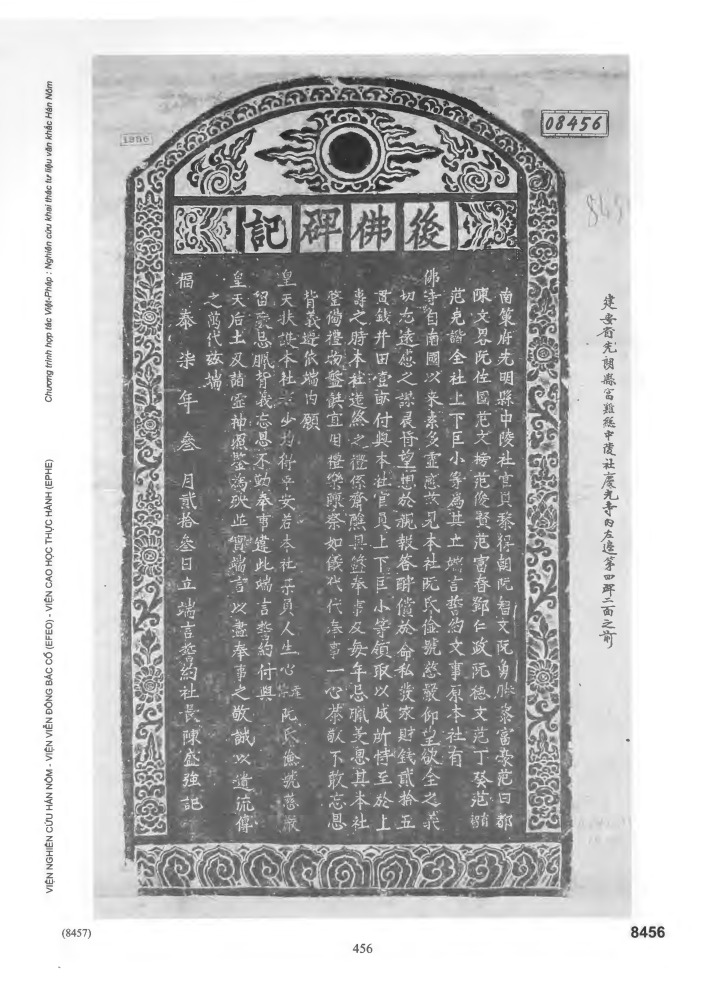
#> input picture courses/nlp/png/T09_08456.png, 4962 x 7018 px (shown at 1/7 size); its folder holds 4 pictures in this run
$ python rescale_img.py
#> lines starting #> are read from the running program, lines starting #| are printed output that depends on the picture
# %%

import os
from PIL import Image


def resize_image(image_path, max_size=1000, output_file=None):
#> called with image_path = '../png/T09_08456.png', max_size = 1000
    with Image.open(image_path) as img:
#> img is the input picture: PIL image 4962x7018 RGB; min 21, max 255, mean 182.4
        width, height = img.size
#> width = 4962; height = 7018
        total_size = width + height
#> total_size = 11980

        if total_size > max_size:
            scale_factor = max_size / total_size
#> scale_factor = 0.0835
            new_width = int(width * scale_factor)
#> new_width = 414
            new_height = int(height * scale_factor)
#> new_height = 585
            img = img.resize((new_width, new_height), Image.LANCZOS)
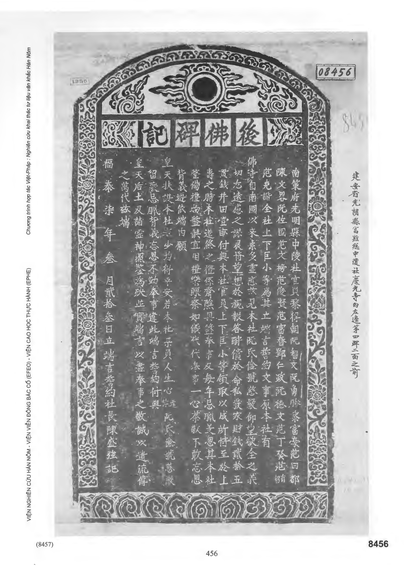
#> img: PIL image 414x585 RGB; min 20, max 255, mean 182.4
            img.save(image_path)
            print(f"Resized image '{image_path}' to {new_width}x{new_height}")
#| Resized image '../png/T09_08456.png' to 414x585

            if output_file:
                output_file.write(f"{os.path.basename(image_path)}\n")
        else:
            print(f"Image '{image_path}' does not need resizing.")


def process_images_in_directory(directory_path, output_txt_path):
    with open(output_txt_path, "w") as output_file:
        for filename in os.listdir(directory_path):
            if filename.lower().endswith(("png", "jpg", "jpeg", "bmp", "gif")):
                image_path = os.path.join(directory_path, filename)
                resize_image(image_path, output_file=output_file)
#> pass 2 of the loop in process_images_in_directory, `for filename in os.listdir(directory_path):`:
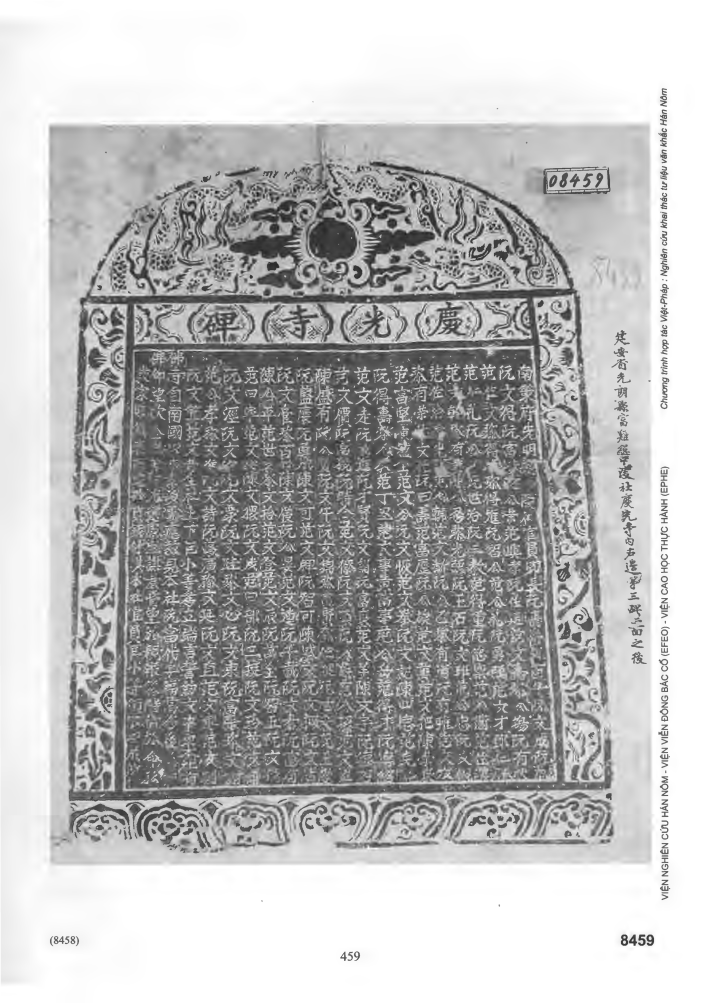
#> input picture courses/nlp/png/T09_08459.png, 4962 x 7018 px (shown at 1/7 size)
#> in resize_image, img is the input picture: PIL image 4962x7018 RGB; min 10, max 255, mean 186.4
#> in resize_image (call 2), `img = img.resize((new_width, new_height), Image.LANCZOS)`:
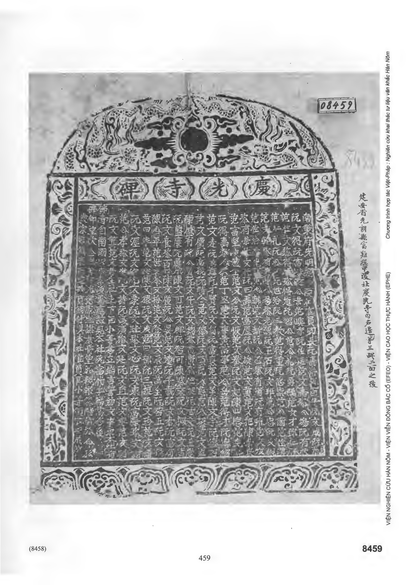
#> img: PIL image 414x585 RGB; min 18, max 255, mean 186.4
#| Resized image '../png/T09_08459.png' to 414x585
#> pass 3 of the loop in process_images_in_directory, `for filename in os.listdir(directory_path):`:
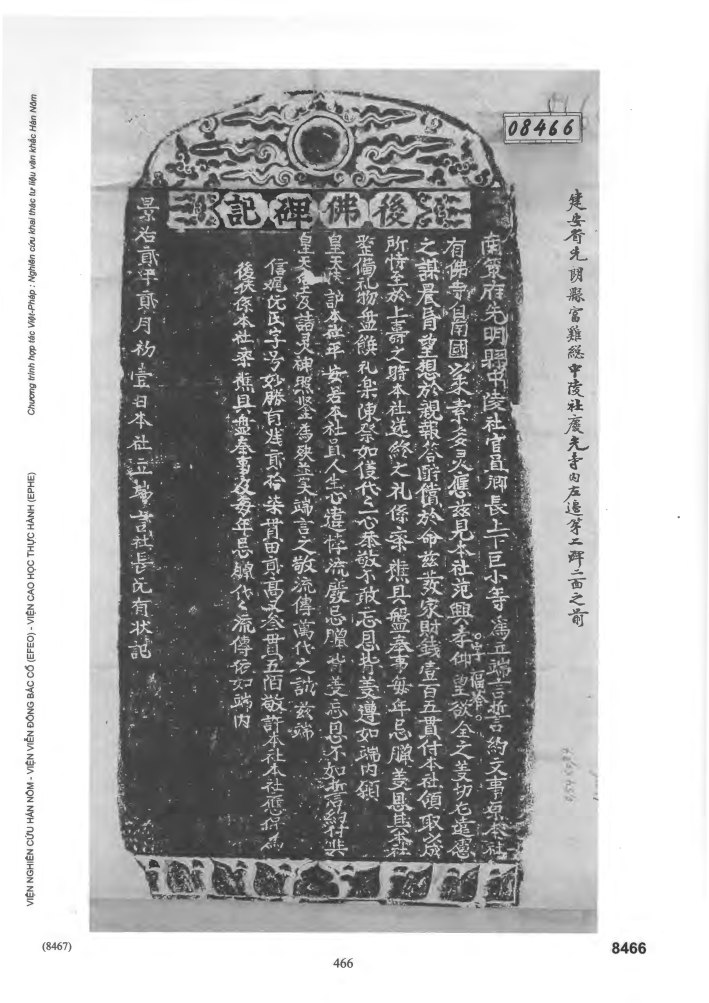
#> input picture courses/nlp/png/T09_08466.png, 4962 x 7018 px (shown at 1/7 size)
#> in resize_image, img is the input picture: PIL image 4962x7018 RGB; min 22, max 255, mean 172.9
#> in resize_image (call 3), `img = img.resize((new_width, new_height), Image.LANCZOS)`:
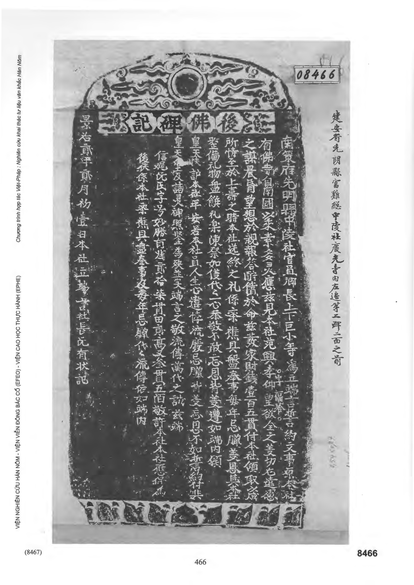
#> img: PIL image 414x585 RGB; min 29, max 255, mean 172.9
#| Resized image '../png/T09_08466.png' to 414x585
#> the loop made 4 passes; the first 3 are shown


directory_path = "../png"
output_txt_path = "../log/log.txt"

process_images_in_directory(directory_path, output_txt_path)

# %%
